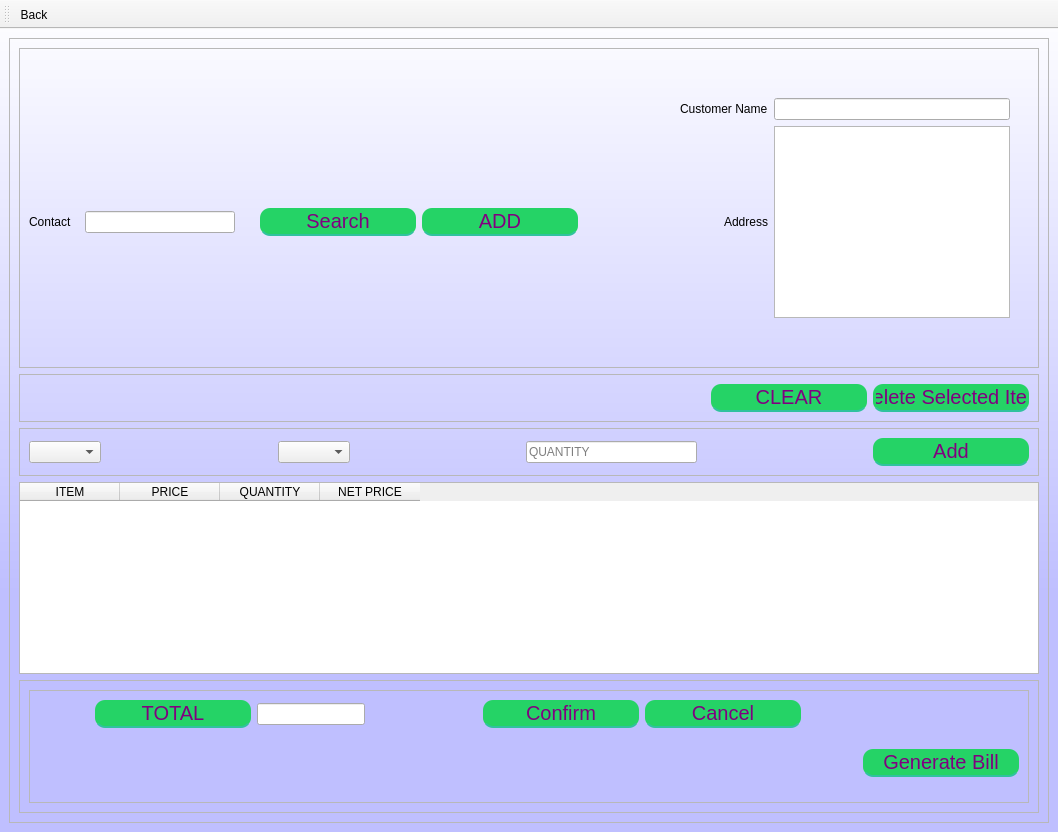
<?xml version="1.0" encoding="UTF-8"?>
<ui version="4.0">
 <class>MainWindow</class>
 <widget class="QMainWindow" name="MainWindow">
  <property name="geometry">
   <rect>
    <x>0</x>
    <y>0</y>
    <width>1058</width>
    <height>832</height>
   </rect>
  </property>
  <property name="windowTitle">
   <string>MainWindow</string>
  </property>
  <property name="styleSheet">
   <string notr="true">QMainWindow{
background-color: qlineargradient(spread:reflect, x1:0.5, y1:1, x2:0.5, y2:0, stop:0.289773 rgba(191, 191, 255, 255), stop:1 rgba(255, 255, 255, 255));
}



QPushButton {
	width: 150%;
height:20px;
	padding: 3%;
	background:#25D366;
	border-bottom: 2px solid #30C29E;
	border-top-style: none;
	border-right-style: none;
	border-left-style: none;	
	color: #fff;
 border-radius: 10px;
font-size:20px;
color:purple;
}
QPushButton:pressed {
    background: darkgreen;
}
</string>
  </property>
  <widget class="QWidget" name="centralwidget">
   <layout class="QGridLayout" name="gridLayout_8">
    <item row="0" column="0">
     <widget class="QFrame" name="frame_4">
      <property name="frameShape">
       <enum>QFrame::StyledPanel</enum>
      </property>
      <property name="frameShadow">
       <enum>QFrame::Raised</enum>
      </property>
      <layout class="QGridLayout" name="gridLayout_4">
       <item row="2" column="0">
        <widget class="QFrame" name="frame_7">
         <property name="frameShape">
          <enum>QFrame::StyledPanel</enum>
         </property>
         <property name="frameShadow">
          <enum>QFrame::Raised</enum>
         </property>
         <layout class="QGridLayout" name="gridLayout_7">
          <item row="0" column="1">
           <spacer name="horizontalSpacer_20">
            <property name="orientation">
             <enum>Qt::Horizontal</enum>
            </property>
            <property name="sizeHint" stdset="0">
             <size>
              <width>40</width>
              <height>20</height>
             </size>
            </property>
           </spacer>
          </item>
          <item row="0" column="0">
           <widget class="QComboBox" name="cbox1"/>
          </item>
          <item row="0" column="6">
           <widget class="QPushButton" name="addItem">
            <property name="text">
             <string>Add</string>
            </property>
           </widget>
          </item>
          <item row="0" column="2">
           <widget class="QComboBox" name="cbox2"/>
          </item>
          <item row="0" column="3">
           <spacer name="horizontalSpacer_19">
            <property name="orientation">
             <enum>Qt::Horizontal</enum>
            </property>
            <property name="sizeHint" stdset="0">
             <size>
              <width>40</width>
              <height>20</height>
             </size>
            </property>
           </spacer>
          </item>
          <item row="0" column="4">
           <widget class="QLineEdit" name="quantity">
            <property name="placeholderText">
             <string>QUANTITY</string>
            </property>
           </widget>
          </item>
          <item row="0" column="5">
           <spacer name="horizontalSpacer_21">
            <property name="orientation">
             <enum>Qt::Horizontal</enum>
            </property>
            <property name="sizeHint" stdset="0">
             <size>
              <width>40</width>
              <height>20</height>
             </size>
            </property>
           </spacer>
          </item>
         </layout>
        </widget>
       </item>
       <item row="0" column="0">
        <widget class="QFrame" name="frame_2">
         <property name="frameShape">
          <enum>QFrame::StyledPanel</enum>
         </property>
         <property name="frameShadow">
          <enum>QFrame::Raised</enum>
         </property>
         <layout class="QGridLayout" name="gridLayout_2">
          <item row="2" column="8">
           <spacer name="horizontalSpacer_13">
            <property name="orientation">
             <enum>Qt::Horizontal</enum>
            </property>
            <property name="sizeHint" stdset="0">
             <size>
              <width>40</width>
              <height>20</height>
             </size>
            </property>
           </spacer>
          </item>
          <item row="2" column="1">
           <widget class="QLineEdit" name="contact">
            <property name="minimumSize">
             <size>
              <width>150</width>
              <height>20</height>
             </size>
            </property>
            <property name="maximumSize">
             <size>
              <width>400</width>
              <height>16777215</height>
             </size>
            </property>
           </widget>
          </item>
          <item row="2" column="2">
           <spacer name="horizontalSpacer_8">
            <property name="orientation">
             <enum>Qt::Horizontal</enum>
            </property>
            <property name="sizeHint" stdset="0">
             <size>
              <width>40</width>
              <height>20</height>
             </size>
            </property>
           </spacer>
          </item>
          <item row="2" column="10" alignment="Qt::AlignRight">
           <widget class="QLabel" name="label_2">
            <property name="text">
             <string>Address</string>
            </property>
           </widget>
          </item>
          <item row="2" column="7">
           <spacer name="horizontalSpacer_14">
            <property name="orientation">
             <enum>Qt::Horizontal</enum>
            </property>
            <property name="sizeHint" stdset="0">
             <size>
              <width>40</width>
              <height>20</height>
             </size>
            </property>
           </spacer>
          </item>
          <item row="2" column="6">
           <spacer name="horizontalSpacer_15">
            <property name="orientation">
             <enum>Qt::Horizontal</enum>
            </property>
            <property name="sizeHint" stdset="0">
             <size>
              <width>40</width>
              <height>20</height>
             </size>
            </property>
           </spacer>
          </item>
          <item row="0" column="11">
           <spacer name="verticalSpacer">
            <property name="orientation">
             <enum>Qt::Vertical</enum>
            </property>
            <property name="sizeHint" stdset="0">
             <size>
              <width>20</width>
              <height>40</height>
             </size>
            </property>
           </spacer>
          </item>
          <item row="2" column="5">
           <spacer name="horizontalSpacer_16">
            <property name="orientation">
             <enum>Qt::Horizontal</enum>
            </property>
            <property name="sizeHint" stdset="0">
             <size>
              <width>40</width>
              <height>20</height>
             </size>
            </property>
           </spacer>
          </item>
          <item row="2" column="0">
           <widget class="QLabel" name="label">
            <property name="minimumSize">
             <size>
              <width>50</width>
              <height>0</height>
             </size>
            </property>
            <property name="text">
             <string>Contact</string>
            </property>
           </widget>
          </item>
          <item row="2" column="9">
           <spacer name="horizontalSpacer_11">
            <property name="orientation">
             <enum>Qt::Horizontal</enum>
            </property>
            <property name="sizeHint" stdset="0">
             <size>
              <width>40</width>
              <height>20</height>
             </size>
            </property>
           </spacer>
          </item>
          <item row="2" column="4">
           <widget class="QPushButton" name="addContact">
            <property name="text">
             <string>ADD</string>
            </property>
           </widget>
          </item>
          <item row="2" column="12">
           <spacer name="horizontalSpacer_5">
            <property name="orientation">
             <enum>Qt::Horizontal</enum>
            </property>
            <property name="sizeHint" stdset="0">
             <size>
              <width>40</width>
              <height>20</height>
             </size>
            </property>
           </spacer>
          </item>
          <item row="2" column="11">
           <widget class="QPlainTextEdit" name="display">
            <property name="readOnly">
             <bool>false</bool>
            </property>
           </widget>
          </item>
          <item row="3" column="11">
           <spacer name="verticalSpacer_3">
            <property name="orientation">
             <enum>Qt::Vertical</enum>
            </property>
            <property name="sizeHint" stdset="0">
             <size>
              <width>20</width>
              <height>40</height>
             </size>
            </property>
           </spacer>
          </item>
          <item row="2" column="3">
           <widget class="QPushButton" name="Search">
            <property name="text">
             <string>Search</string>
            </property>
           </widget>
          </item>
          <item row="1" column="11">
           <widget class="QLineEdit" name="customerNameLineEdit">
            <property name="readOnly">
             <bool>false</bool>
            </property>
           </widget>
          </item>
          <item row="1" column="10" alignment="Qt::AlignRight">
           <widget class="QLabel" name="label_3">
            <property name="text">
             <string>Customer Name</string>
            </property>
           </widget>
          </item>
         </layout>
        </widget>
       </item>
       <item row="4" column="0">
        <widget class="QFrame" name="frame_3">
         <property name="frameShape">
          <enum>QFrame::StyledPanel</enum>
         </property>
         <property name="frameShadow">
          <enum>QFrame::Raised</enum>
         </property>
         <layout class="QGridLayout" name="gridLayout_3">
          <item row="0" column="0">
           <widget class="QFrame" name="frame_6">
            <property name="frameShape">
             <enum>QFrame::StyledPanel</enum>
            </property>
            <property name="frameShadow">
             <enum>QFrame::Raised</enum>
            </property>
            <layout class="QGridLayout" name="gridLayout_6">
             <item row="0" column="4">
              <spacer name="horizontalSpacer_4">
               <property name="orientation">
                <enum>Qt::Horizontal</enum>
               </property>
               <property name="sizeHint" stdset="0">
                <size>
                 <width>40</width>
                 <height>20</height>
                </size>
               </property>
              </spacer>
             </item>
             <item row="0" column="5">
              <widget class="QPushButton" name="Confirm">
               <property name="text">
                <string>Confirm</string>
               </property>
              </widget>
             </item>
             <item row="0" column="7">
              <spacer name="horizontalSpacer_2">
               <property name="orientation">
                <enum>Qt::Horizontal</enum>
               </property>
               <property name="sizeHint" stdset="0">
                <size>
                 <width>40</width>
                 <height>20</height>
                </size>
               </property>
              </spacer>
             </item>
             <item row="1" column="6">
              <spacer name="verticalSpacer_2">
               <property name="orientation">
                <enum>Qt::Vertical</enum>
               </property>
               <property name="sizeHint" stdset="0">
                <size>
                 <width>20</width>
                 <height>40</height>
                </size>
               </property>
              </spacer>
             </item>
             <item row="0" column="0">
              <spacer name="horizontalSpacer_7">
               <property name="orientation">
                <enum>Qt::Horizontal</enum>
               </property>
               <property name="sizeHint" stdset="0">
                <size>
                 <width>40</width>
                 <height>20</height>
                </size>
               </property>
              </spacer>
             </item>
             <item row="0" column="6">
              <widget class="QPushButton" name="Cancel">
               <property name="text">
                <string>Cancel</string>
               </property>
              </widget>
             </item>
             <item row="0" column="3">
              <spacer name="horizontalSpacer_10">
               <property name="orientation">
                <enum>Qt::Horizontal</enum>
               </property>
               <property name="sizeHint" stdset="0">
                <size>
                 <width>40</width>
                 <height>20</height>
                </size>
               </property>
              </spacer>
             </item>
             <item row="0" column="8">
              <spacer name="horizontalSpacer_9">
               <property name="orientation">
                <enum>Qt::Horizontal</enum>
               </property>
               <property name="sizeHint" stdset="0">
                <size>
                 <width>40</width>
                 <height>20</height>
                </size>
               </property>
              </spacer>
             </item>
             <item row="0" column="1">
              <widget class="QPushButton" name="Total">
               <property name="text">
                <string>TOTAL</string>
               </property>
              </widget>
             </item>
             <item row="0" column="2">
              <widget class="QLineEdit" name="Total_out"/>
             </item>
             <item row="1" column="8">
              <widget class="QPushButton" name="Bill">
               <property name="text">
                <string>Generate Bill</string>
               </property>
              </widget>
             </item>
            </layout>
           </widget>
          </item>
         </layout>
        </widget>
       </item>
       <item row="1" column="0">
        <widget class="QFrame" name="frame_5">
         <property name="frameShape">
          <enum>QFrame::StyledPanel</enum>
         </property>
         <property name="frameShadow">
          <enum>QFrame::Raised</enum>
         </property>
         <layout class="QGridLayout" name="gridLayout_5">
          <item row="0" column="0">
           <spacer name="horizontalSpacer">
            <property name="orientation">
             <enum>Qt::Horizontal</enum>
            </property>
            <property name="sizeHint" stdset="0">
             <size>
              <width>40</width>
              <height>20</height>
             </size>
            </property>
           </spacer>
          </item>
          <item row="0" column="2">
           <widget class="QPushButton" name="deletes">
            <property name="text">
             <string>Delete Selected Item</string>
            </property>
           </widget>
          </item>
          <item row="0" column="1">
           <widget class="QPushButton" name="clear">
            <property name="text">
             <string>CLEAR</string>
            </property>
           </widget>
          </item>
         </layout>
        </widget>
       </item>
       <item row="3" column="0">
        <widget class="QTableWidget" name="tableWidget">
         <attribute name="verticalHeaderVisible">
          <bool>false</bool>
         </attribute>
         <attribute name="verticalHeaderHighlightSections">
          <bool>false</bool>
         </attribute>
         <column>
          <property name="text">
           <string>ITEM</string>
          </property>
         </column>
         <column>
          <property name="text">
           <string>PRICE</string>
          </property>
         </column>
         <column>
          <property name="text">
           <string>QUANTITY</string>
          </property>
         </column>
         <column>
          <property name="text">
           <string>NET PRICE</string>
          </property>
         </column>
        </widget>
       </item>
      </layout>
      <zorder>frame_3</zorder>
      <zorder>frame_2</zorder>
      <zorder>frame_5</zorder>
      <zorder>frame_7</zorder>
      <zorder>tableWidget</zorder>
     </widget>
    </item>
   </layout>
  </widget>
  <widget class="QMenuBar" name="menubar">
   <property name="geometry">
    <rect>
     <x>0</x>
     <y>0</y>
     <width>1058</width>
     <height>21</height>
    </rect>
   </property>
  </widget>
  <widget class="QToolBar" name="toolBar">
   <property name="windowTitle">
    <string>toolBar</string>
   </property>
   <property name="iconSize">
    <size>
     <width>52</width>
     <height>52</height>
    </size>
   </property>
   <attribute name="toolBarArea">
    <enum>TopToolBarArea</enum>
   </attribute>
   <attribute name="toolBarBreak">
    <bool>false</bool>
   </attribute>
   <addaction name="actionBack"/>
  </widget>
  <action name="actionBack">
   <property name="icon">
    <iconset resource="../toolbar.qrc">
     <normaloff>:/path/Suppliers/Suppliers/Left_Arrow_-512.png</normaloff>:/path/Suppliers/Suppliers/Left_Arrow_-512.png</iconset>
   </property>
   <property name="text">
    <string>Back</string>
   </property>
   <property name="toolTip">
    <string>Go back</string>
   </property>
  </action>
 </widget>
 <resources>
  <include location="../toolbar.qrc"/>
 </resources>
 <connections/>
</ui>
